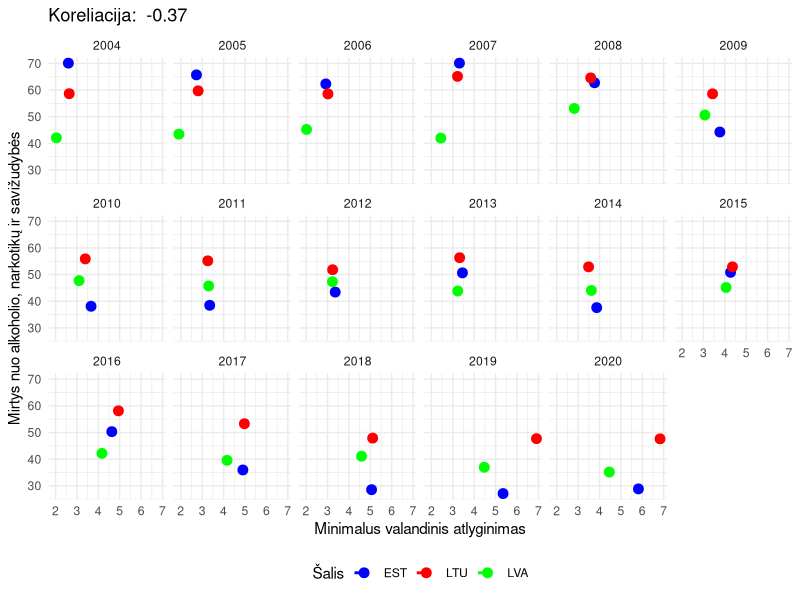

This chart was generated by the following R code:
library(tidyverse)

minimum_wages <- read.csv("MinimumWagesBalticsPPP.csv")
well_being <- read.csv("WellBeing.csv")

deaths_suicide_alcohol_drugs <- well_being %>%
  filter(VARIABLE == "5_3", TIME >= 2003) %>%
  select(Country = LOCATION, Year = TIME, Deaths = Value)

hourly_minimum_wages <- minimum_wages %>%
  filter(PERIOD == "H", TIME >= 2003) %>%
  select(Country = COUNTRY, Year = TIME, HourlyMinimumWage = Value)

merged_data <- merge(deaths_suicide_alcohol_drugs, hourly_minimum_wages, by = c("Country", "Year"))

correlation <- cor(merged_data$HourlyMinimumWage, merged_data$Deaths)

ggplot(merged_data, aes(x = HourlyMinimumWage, y = Deaths, col = Country)) +
  geom_point(size=3) +
  geom_smooth(method = "lm", linetype = "dashed", se = FALSE) +
  labs(x = "Minimalus valandinis atlyginimas",
       y = "Mirtys nuo alkoholio, narkotikų ir savižudybės",
       title = paste("Koreliacija: ", round(correlation, 2))) +
  scale_color_manual("Šalis", values = c(EST = "blue", LTU = "red", LVA = "green")) +
  theme_minimal() +
  theme(legend.position = "bottom") +
  facet_wrap(~Year, nrow = 3) 